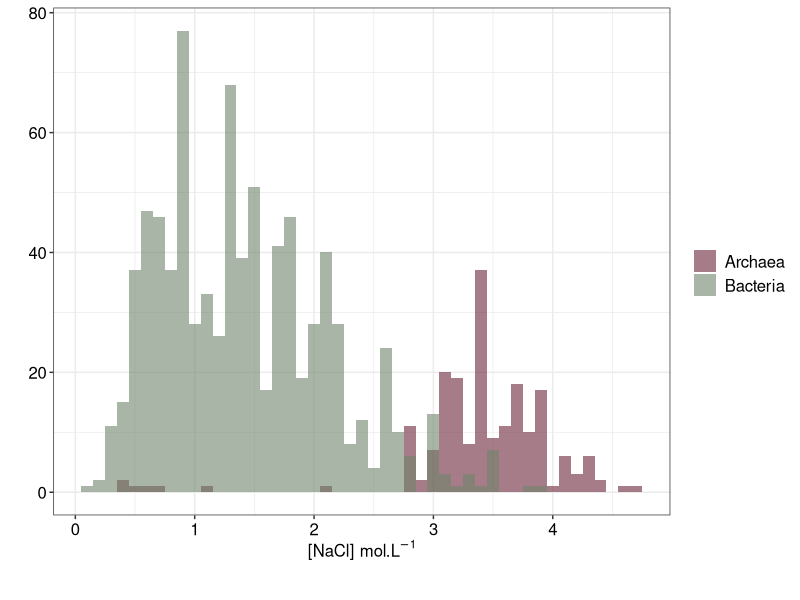
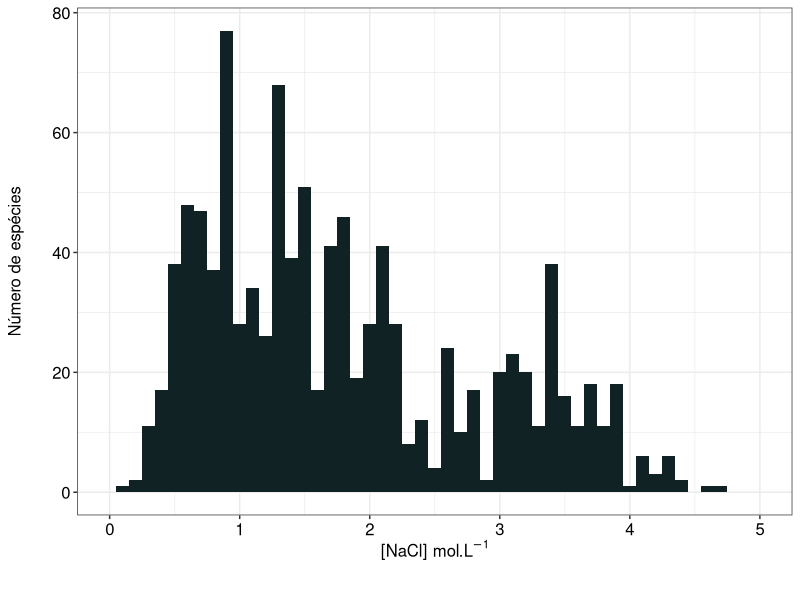
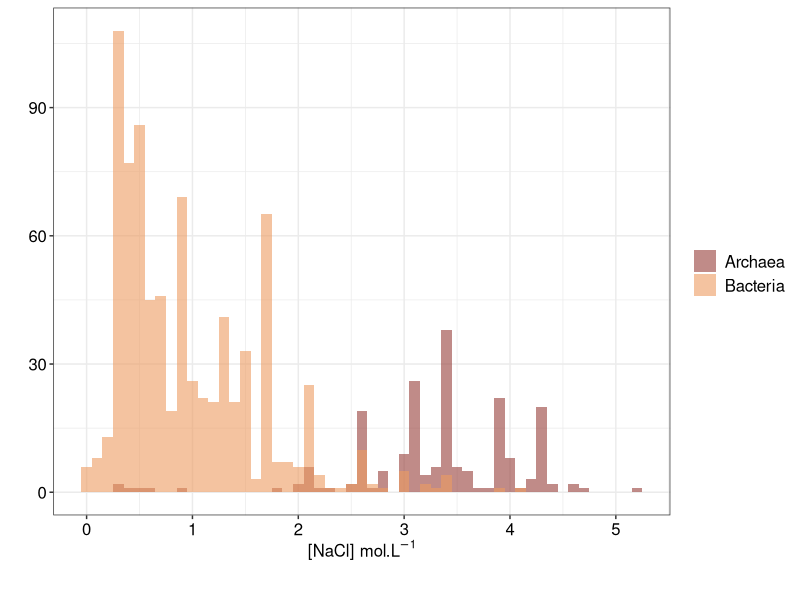
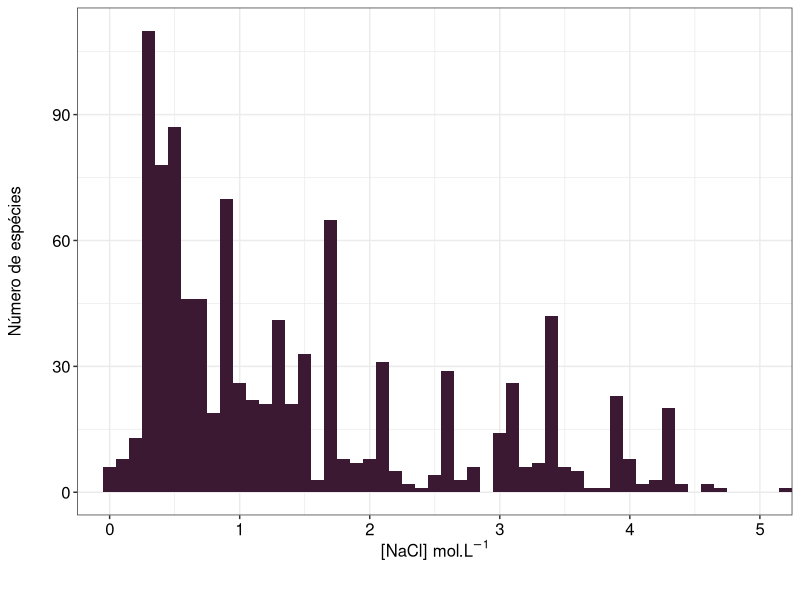
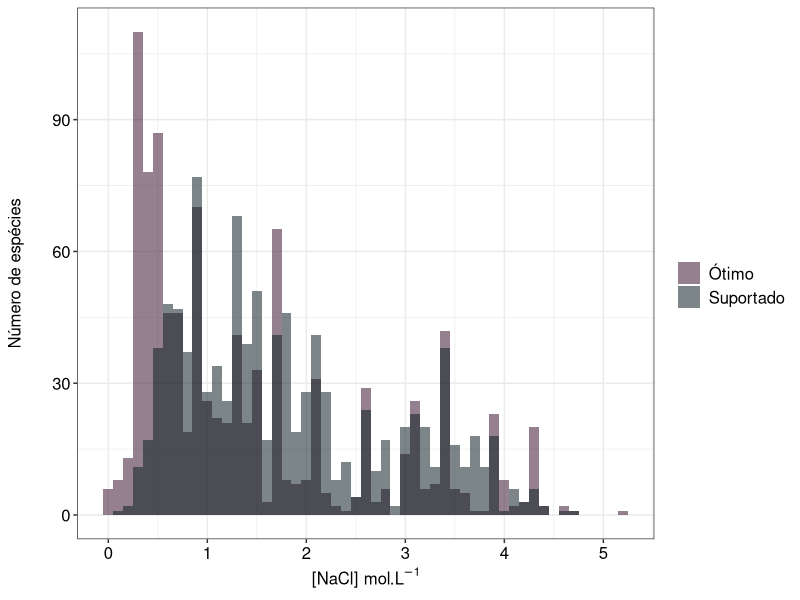
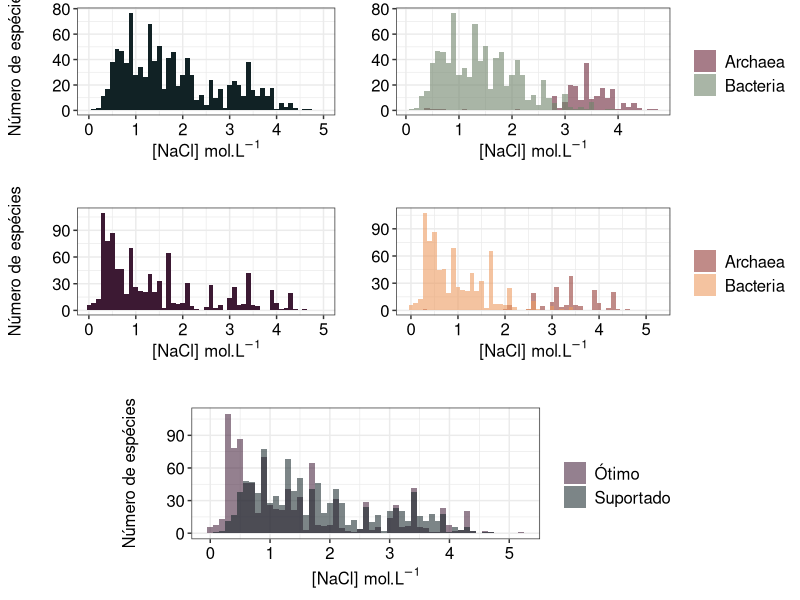
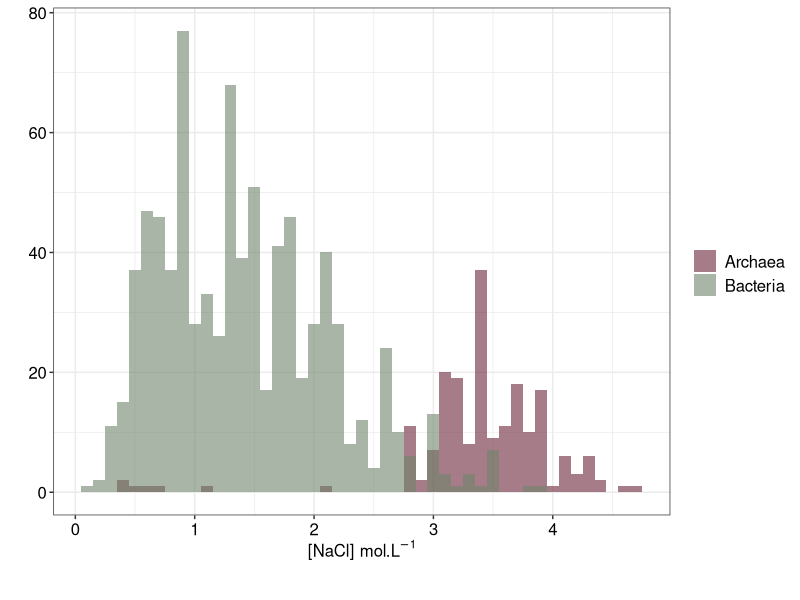
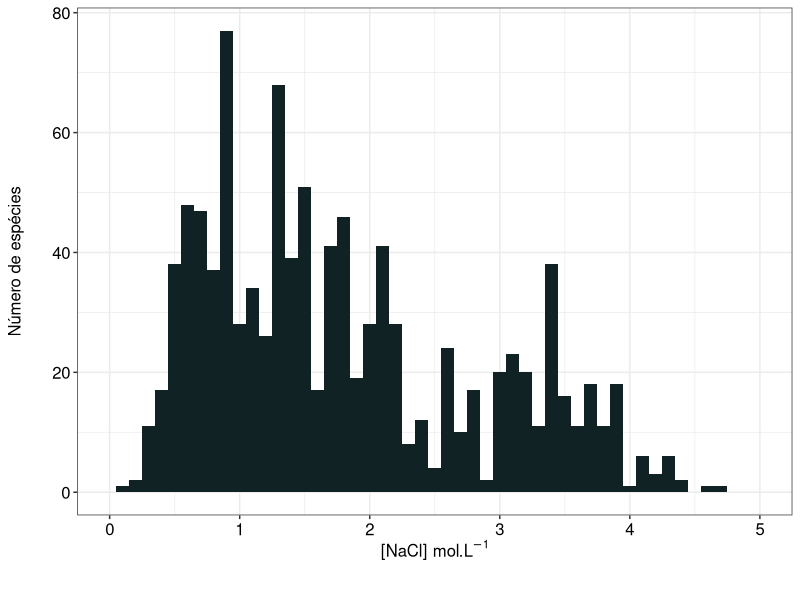

Reproduce these figures in R, in order.
#Código em R para analizar levantamento de dados sobre halófilos. Foram procurados papers com a termo "halophilic", coloquei na tabela nome da espécie, domínio (representado por A=Archea, B=Bacteria, E=Eukarya),
#mínimo da concentração ótima, máximo da concentração ótima, mínimo da concentração suportada, máximo da concentração suportada, como ela é classificada (extreme, slight,moderate)
#meio de cultura, referência do paper. A ideia é ver a distribuição: quantos bixos sobrevivem/tem ótimo em cera quantidade.
#Escrito em JULHO/2019 para doutorado


#**********PACOTES E BIBLIOTECAS*********
install.packages("ggplot2") #Linha necessária apenas se não tiver pacote instalado
library(ggplot2)
install.packages("gridExtra")
library(gridExtra)

#lê as duas tabelas, coloca em objetos no R
sup <- read.table("halo_sup.tsv", sep="", dec=".", header=TRUE, na.strings="NA") #lê tabela de concentração suportada
opt <- read.table("halo_opt.tsv", sep="", dec=".", header=TRUE, na.strings="NA") #lê tabela de concentração ótima

halo_sup <- na.omit(sup) #tira linhas com valores nulos
halo_opt <- na.omit(opt)


#*********** SUPORTADO **********

dom_sup <- as.vector(halo_sup[,2]) #cria um vetor de dominios correspondentes
dom_sup <- as.character(dom_sup) #transforam em vetor de character, pra depois na tabela ficar no formato certo

class_sup <- as.vector(halo_sup[,5]) #Cria um vetor de classificação dada pelo autor
class_sup <- as.character(class_sup) #transforam em vetor de character, pra depois na tabela ficar no formato certo

mean_sup <- c() #Vetor no qual será colocado a média entre concentrações suportadas mínimas e máximas na mesma ordem da tabela

for (n in seq_along(halo_sup[,4])){    #pega cada bicho
    media <- (halo_sup[n,3]+halo_sup[n,4])/2    #faz a média entre o mínimo e o máximo, tornando um único valor
    mean_sup <-append(mean_sup, media, after=length(mean_sup))  #coloca valor da média em um vetor na mesma ordem da tabela
    }

mean_sup <- as.numeric(mean_sup)
tab_sup <- cbind.data.frame(dom_sup, mean_sup, class_sup) #junta vetores como colunas de uma data frame 1-Domínio, 2-Média valores suportados, 3-classificação
tab_sup$dom_sup <- as.factor(tab_sup$dom_sup)   #Transforma coluna de domínios em fator. Fica mais fácil de lidar nos gráficos e tabelas depois
tab_sup$class_sup <- as.factor(tab_sup$class_sup)  #Transforma classificação do autor em fator


hist_sup_domain <- ggplot(tab_sup, aes(x=mean_sup, fill=dom_sup)) +
    geom_histogram(binwidth=0.1, alpha=0.6, position="identity")+
    labs(x=expression(paste("[NaCl] mol.L"^-{1})),
    y="", fill="")+
    theme_bw()+
    scale_x_continuous(breaks = c(0,1,2,3,4,5))+
    theme(
    plot.title = element_text(family="", face="bold", size=16, hjust=.5), #hjust coloca título para o centro
    plot.subtitle = element_text(face="bold", size=12, hjust=0.5, colour="dark gray"),
    legend.text = element_text(size = 12),
    axis.text = element_text(colour = "black", size=12),
    axis.title = element_text(size=12),
    axis.title.x = element_text(margin = margin(t = 0, r = 0, b = 20, l = 0)))+
    scale_color_manual(values=c("#6B2639", "#70846B"))+
    scale_fill_manual(values=c("#6B2639", "#70846B"), labels=c("Archaea", "Bacteria"))

hist_sup_domain
ggsave('hist_sup_domain_mean.png', hist_sup_domain, device='png', unit='cm', width = 12, height = 6.5, dpi=300)




hist_sup_mean <- ggplot(tab_sup) +
    geom_histogram(aes(x=mean_sup), binwidth=0.1, fill="#112225")+  #quanto maior alpha, mais opacas as cores
    labs(x=expression(paste("[NaCl] mol.L"^-{1})), y="Número de espécies")+
    coord_cartesian(xlim = c(0,5))+
    scale_x_continuous(breaks = c(0,1,2,3,4,5))+
    theme_bw()+
    theme(
    plot.title = element_text(family="", face="bold", size=16, hjust=.5), #hjust coloca título para o centro
    plot.subtitle = element_text(face="bold", size=12, hjust=0.5, colour="dark gray"),
    legend.text = element_text(size = 12),
    axis.text = element_text(colour = "black", size=12),
    axis.title = element_text(size=12),
    axis.title.y = element_text(margin = margin(t = 0, r = 20, b = 0, l = 0)),
    axis.title.x = element_text(margin = margin(t = 0, r = 0, b = 20, l = 0)))
hist_sup_mean
ggsave('hist_sup_mean.png', hist_sup_mean,  device='png', unit='cm', width = 12, height = 6.5, dpi=300)



#********** ÓTIMAS **********

dom_opt <- as.vector(halo_opt[,2]) #Cria vetor com domínios
dom_opt <- as.character(dom_opt)

class_opt <- as.vector(halo_opt[,5]) #Cria vetor com classificação dada pelo autor
class_opt <- as.character(class_opt)

mean_opt <- c()  #Vetor onde serão colocadas as médias entre concentração ótimas máxima e mínima

for (n in seq_along(halo_opt[,4])){    #pega cada bicho
    media <- (halo_opt[n,3]+halo_opt[n,4])/2    #faz a média entre o mínimo e o máximo, tornando um único valor
    mean_opt <-append(mean_opt, media, after=length(mean_opt))  #coloca valor da média em um vetor na mesma ordem da tabela
    }

mean_opt <- as.numeric(mean_opt)
tab_opt <- cbind.data.frame(dom_opt, mean_opt,class_opt) #junta vetores como colunas de uma data frame 1-Domínio, 2-Média valores suportados, 3-classificação
tab_opt$dom_opt <- as.factor(tab_opt$dom_opt)   #Transforma coluna de domínios em fator. Fica mais fácil de lidar nos gráficos e tabelas depois
tab_opt$class_opt <- as.factor(tab_opt$class_opt)  #Transforma classificação do autor em fator


hist_opt_domain <- ggplot(tab_opt, aes(x=mean_opt, fill=dom_opt)) +
    geom_histogram(binwidth=0.1, alpha=0.6, position="identity")+
    labs(x=expression(paste("[NaCl] mol.L"^-{1})),
    y="", fill="")+
    scale_x_continuous(breaks = c(0,1,2,3,4,5))+
    theme_bw()+
    theme(
    plot.title = element_text(family="", face="bold", size=16, hjust=.5), #hjust coloca título para o centro
    plot.subtitle = element_text(face="bold", size=12, hjust=0.5, colour="dark gray"),
    legend.text = element_text(size = 12),
    axis.text = element_text(colour = "black", size=12),
    axis.title = element_text(size=12),
    axis.title.x = element_text(margin = margin(t = 0, r = 0, b = 20, l = 0)))+
    scale_fill_manual(values=c("#973E3A", "#EC9C61"), labels=c("Archaea", "Bacteria"))

hist_opt_domain
	ggsave('hist_opt_domain_mean.png', hist_opt_domain, device='png', unit='cm', width = 12, height = 6.5, dpi=300)




hist_opt_mean <- ggplot(tab_opt) +
      geom_histogram(aes(x=mean_opt), binwidth=0.1, fill="#3C1933")+  #quanto maior alpha, mais opacas as cores
      labs(x=expression(paste("[NaCl] mol.L"^-{1})), y="Número de espécies")+
      coord_cartesian(xlim = c(0,5))+
      scale_x_continuous(breaks = c(0,1,2,3,4,5))+
      theme_bw()+
      theme(
      plot.title = element_text(family="", face="bold", size=16, hjust=.5), #hjust coloca título para o centro
      plot.subtitle = element_text(face="bold", size=12, hjust=0.5, colour="dark gray"),
      legend.text = element_text(size = 12),
      axis.text = element_text(colour = "black", size=12),
      axis.title = element_text(size=12),
      axis.title.y = element_text(margin = margin(t = 0, r = 20, b = 0, l = 0)),
      axis.title.x = element_text(margin = margin(t = 0, r = 0, b = 20, l = 0)))
  hist_opt_mean
  ggsave('hist_opt_mean.png', hist_opt_mean,  device='png', unit='cm', width = 12, height = 6.5, dpi=300)



#********** TOTAL = OPT+SUP **********

mean_total <- c(mean_sup, mean_opt)
dom_total <- c(dom_sup, dom_opt)
class_total <- c(class_sup, class_opt)

s <- rep("Suportado", times=length(dom_sup)) #cria vetor com Suportado com número de vezes igual ao tamanho dos outros dois vetores
o <- rep("Otimo", times=length(dom_opt))

inter <- c(s, o) #O vetor inter diz se aquela linha corresponde a um ponto do suportado ou do ótimo

tab_total <- cbind.data.frame(dom_total, mean_total, inter, class_total) #tabela que junta as informações de Domínio, Concentração, ótimo/suportado


hist_total <- ggplot(tab_total, aes(x=mean_total, fill=inter)) +
    geom_histogram(binwidth=0.1, alpha=.55, position="identity")+
    labs(x=expression(paste("[NaCl] mol.L"^-{1})), y="Número de espécies", fill="")+
    theme_bw()+
    scale_x_continuous(breaks = c(0,1,2,3,4,5))+
    theme(
    plot.title = element_text(family="", face="bold", size=16, hjust=.5), #hjust coloca título para o centro
    plot.subtitle = element_text(face="bold", size=12, hjust=0.5, colour="dark gray"),
    legend.text = element_text(size = 12),
    axis.text = element_text(colour = "black", size=12),
    axis.title = element_text(size=12),
    axis.title.y = element_text(margin = margin(t = 0, r = 20, b = 0, l = 0)))+
    scale_fill_manual(values=c('#3C1933', '#112225'), labels=c("Ótimo", "Suportado"))
hist_total
ggsave('hist_total_mean.png', hist_total,  device='png', unit='cm', width = 12, height = 6.5, dpi=300)

#********** GRID **********
grid_mean <- grid.arrange(hist_sup_mean, hist_sup_domain,hist_opt_mean, hist_opt_domain,hist_total,
                      layout_matrix=matrix(c(1,1,1,2,2,2,2,3,3,3,4,4,4,4,NA,5,5,5,5,5,NA), byrow=TRUE, ncol=7))

ggsave('grid_mean.png', grid_mean,  device='png', unit='cm', width = 18, height = 27, dpi=300)
